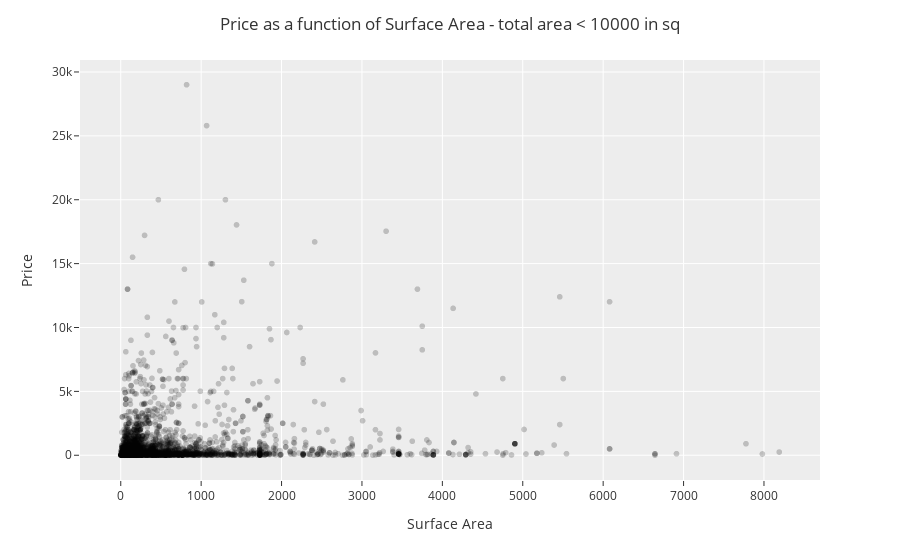

Notebook cell for this chart:
### Markdown cell above
## Explore Linearity

Fit a model for Price as a function of size. Let's redo that analysis except this time focus only on paintings with area of less than 10,000 inches squared.

### Code cell
#| code-fold: true
#| code-summary: "Answer to Exercise 2 Day 15 for paintings < 10000 in^2"

# Get the columns I care about
my_columns = ['Surface','price']
DF_model2 = DF[my_columns]

# Do some preprocessing - drop NA and make the Surface variable a float
DF_model2.dropna(inplace=True)
DF_model2['Surface'] = DF_model2['Surface'].apply(lambda x: float(x))

# Mask the data for surface area less than 10,000
mask = DF_model2['Surface'] <= 10_000
DF_model2 = DF_model2[mask]

# Make a Scatter plot
fig = px.scatter(DF_model2,
                 x='Surface',
                 y='price',
                 color_discrete_sequence=['black'],
                 opacity=0.2)

fig.update_layout(template="ggplot2",
                  title='Price as a function of Surface Area - total area < 10000 in sq',
                  title_x=0.5,
                  xaxis_title='Surface Area',
                  yaxis_title='Price')


fig.show()

# Create the X and y variables for Linear Regression
X = DF_model2['Surface'].values.reshape(-1,1)
y = DF_model2['price'].values

# Create linear regression object - a random straight line
LM = LinearRegression()
# Train the model using the data
LM.fit(X, y)

# The score from my model
print('Model Score:')
print(LM.score(X,y))

### Figure 1 — Plotly figure (JSON) as saved in the notebook; plotly's stock layout.template omitted (floating-point values rounded to 4 significant figures; data arrays with more than 128 entries replaced by an {"elided": "..."} marker saying what was removed)
{"data": [{"hovertemplate": "Surface=%{x}<br>price=%{y}<extra></extra>", "legendgroup": "", "marker": {"color": "black", "opacity": 0.2, "symbol": "circle"}, "mode": "markers", "name": "", "showlegend": false, "type": "scattergl", "x": {"elided": "3211 float values"}, "xaxis": "x", "y": {"elided": "3211 float values"}, "yaxis": "y"}], "layout": {"autosize": true, "legend": {"tracegroupgap": 0}, "margin": {"t": 60}, "title": {"text": "Price as a function of Surface Area - total area < 10000 in sq", "x": 0.5}, "xaxis": {"anchor": "y", "autorange": true, "domain": [0, 1], "range": [-519.5, 8710.0], "title": {"text": "Surface Area"}, "type": "linear"}, "yaxis": {"anchor": "x", "autorange": true, "domain": [0, 1], "range": [-2244.0, 31250.0], "title": {"text": "Price"}, "type": "linear"}}}
